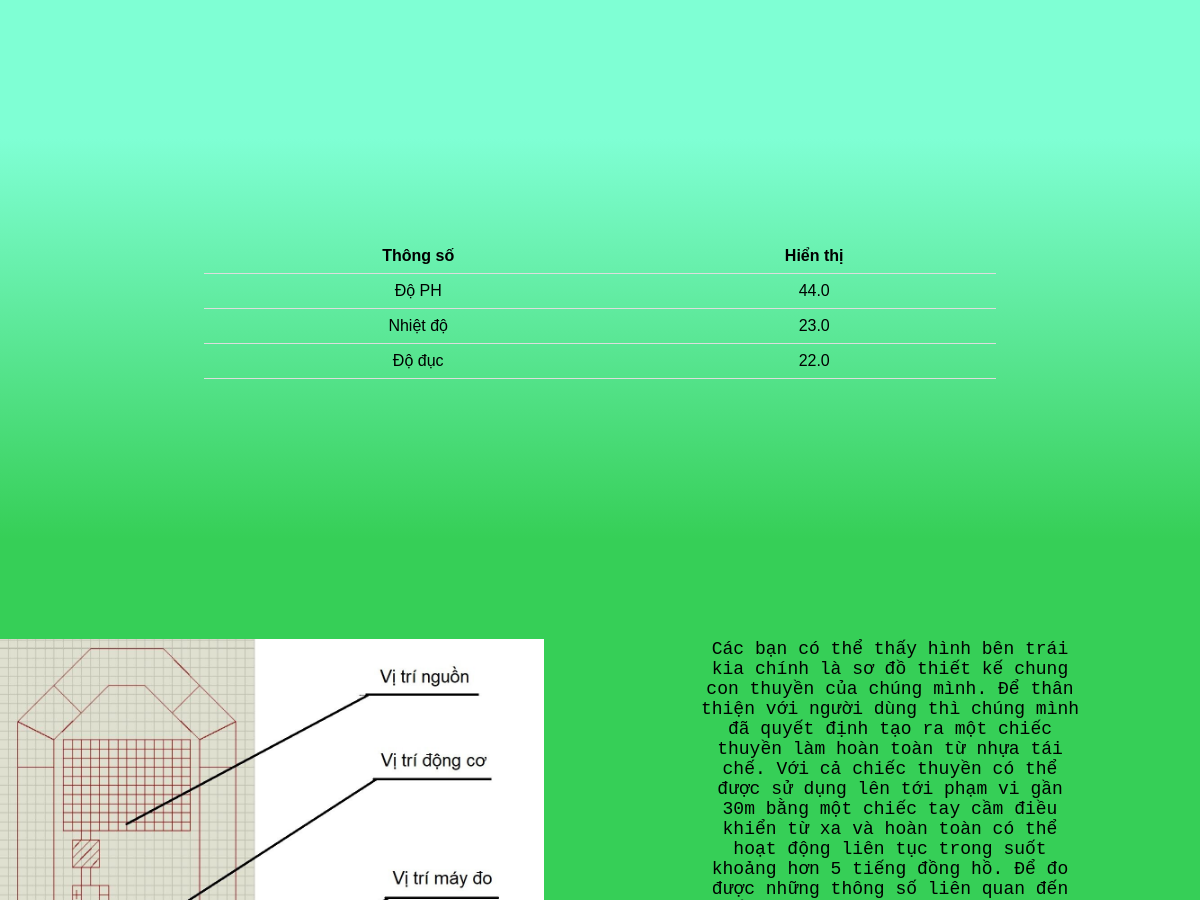
Before: /web (middle part) with the older database file.
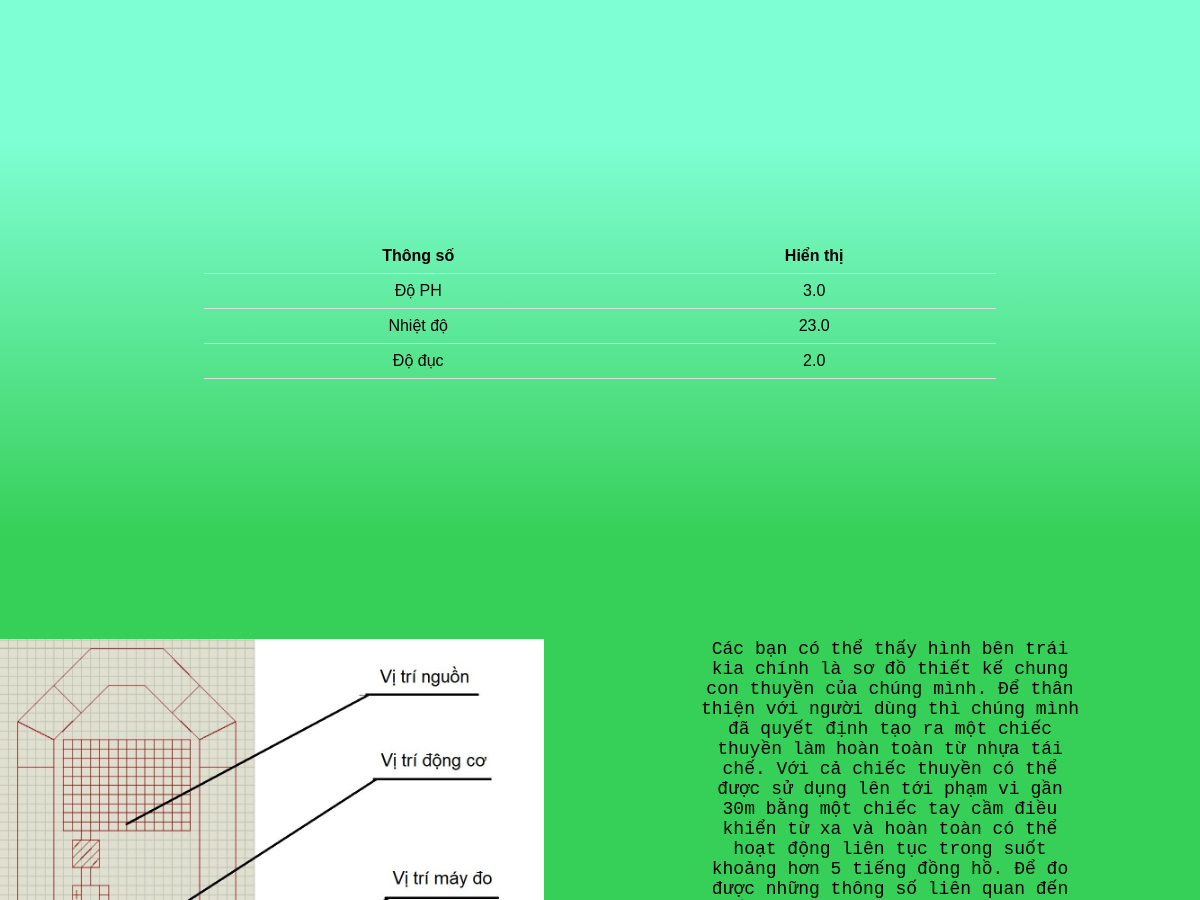
After: the same page with the newer database file.
### app.py (models this page shows)
class Sock(db.Model):
    __tablename__ = 'socks'
    do_Ph = db.Column(db.Float, primary_key=True)
    do_duc = db.Column(db.Float)

### app.py (the view)
@app.route('/web')
def index():
    sock=Sock.query.all()[-1]
    doPh = sock.do_Ph
    doduc = sock.do_duc
    return render_template('index.html', doPh=doPh, doduc=doduc)

### templates/index.html (shortened to what this page needs)
<!DOCTYPE html>
<html lang="en">
<head>
    <link rel="stylesheet" href="{{ url_for('static', filename='css/main.css') }}">
    <link rel="stylesheet" href="{{ url_for('static', filename='image/background.jpg') }}">
    <link rel="stylesheet" href="{{ url_for('static', filename='image/boat.jpg') }}">
    <link rel="stylesheet" href="{{ url_for('static', filename='image/logo.jpg') }}">
</head>
<body>
    <div id="map-section">
    </div>
    <div id="prmeter-section">
        <table>
            <tr>
                <th>Thông số</th>
                <th>Hiển thị</th>
            </tr>
            <tr>
                <td>Độ PH</td>
                <td>{{ doPh }}</td>
            </tr>
            <tr>
                <td>Nhiệt độ</td>
                <td>23.0</td>
            </tr>
            <tr>
                <td>Độ đục</td>
                <td>{{ doduc }}</td>
            </tr>
        </table>
    </div>
    <div id="explain-section">
        <img id="explain_image" src="{{ url_for('static', filename='image/boat.jpg') }}" alt="">
        <p id="explain_para">
        </p>
    </div>
</body>
</html>

Changed rows visible on the page:
no longer on this page (row unchanged): Sock: do_Ph "44.0", do_duc "22.0"
added Sock: do_Ph "3.0", do_duc "2.0"
